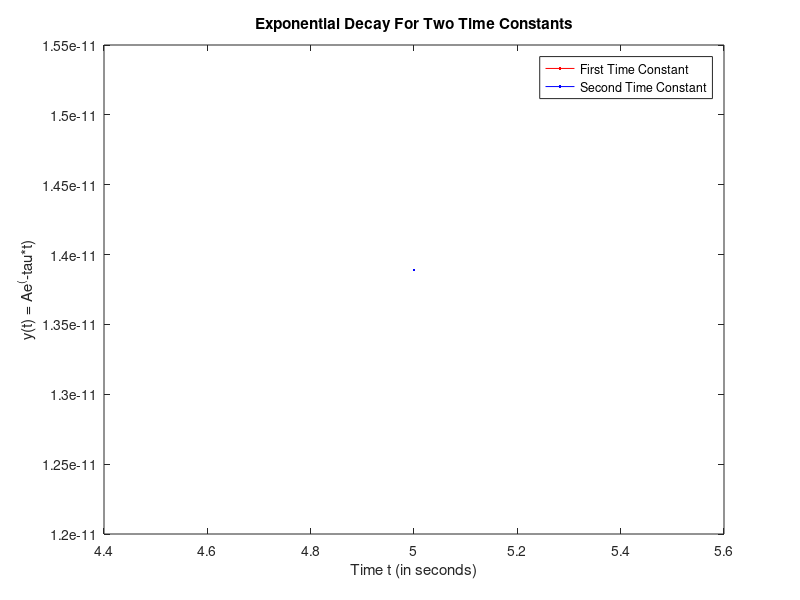

MATLAB code for this plot:
% This script plots two exponential decay graphs that are defined by 
% the user input 

clear
A = 1;
tau1 = input('Enter first time constant value: ')
tau2 = input('Enter second time constant value: ')
t1 = input('Enter beginning value for time range: ')
t2 = input('Enter ending value for time range: ')
t = t1:.1:t2;
y1 = A*exp(-tau1*t);
y2 = A*exp(-tau2*t);

plot(t,y1, 'r')
hold on
plot(t,y2, 'b')
title('Exponential Decay For Two Time Constants')
xlabel('Time t (in seconds)')
ylabel('y(t) = Ae^(-tau*t)')
legend('First Time Constant','Second Time Constant')